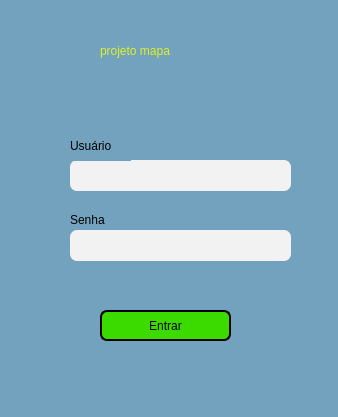
<?xml version="1.0" encoding="UTF-8"?>
<ui version="4.0">
 <class>mwlogin</class>
 <widget class="QMainWindow" name="mwlogin">
  <property name="geometry">
   <rect>
    <x>0</x>
    <y>0</y>
    <width>338</width>
    <height>417</height>
   </rect>
  </property>
  <property name="minimumSize">
   <size>
    <width>338</width>
    <height>0</height>
   </size>
  </property>
  <property name="windowTitle">
   <string>Login</string>
  </property>
  <property name="windowIcon">
   <iconset>
    <normaloff>Leitura_de_mapa/icons/senha.png</normaloff>Leitura_de_mapa/icons/senha.png</iconset>
  </property>
  <property name="accessibleDescription">
   <string/>
  </property>
  <property name="styleSheet">
   <string notr="true">background-color:rgb(115, 162, 191);</string>
  </property>
  <widget class="QWidget" name="centralwidget">
   <widget class="QLineEdit" name="edtsenha">
    <property name="geometry">
     <rect>
      <x>70</x>
      <y>230</y>
      <width>221</width>
      <height>31</height>
     </rect>
    </property>
    <property name="styleSheet">
     <string notr="true">background-color: rgb(242, 242, 242);
font: 16pt &quot;MS Shell Dlg 2&quot;;
border-top-left-radius: 7px;
border-top-right-radius: 7px;
border-bottom-right-radius: 7px;
border-bottom-left-radius: 7px;</string>
    </property>
    <property name="maxLength">
     <number>15</number>
    </property>
    <property name="echoMode">
     <enum>QLineEdit::Password</enum>
    </property>
   </widget>
   <widget class="QLineEdit" name="edtusuario">
    <property name="geometry">
     <rect>
      <x>70</x>
      <y>160</y>
      <width>221</width>
      <height>31</height>
     </rect>
    </property>
    <property name="styleSheet">
     <string notr="true">background-color: rgb(242, 242, 242);
font: 16pt &quot;'Lato', sans-serif&quot;;
	border-top-left-radius: 7px;
	border-top-right-radius: 7px;
	border-bottom-right-radius: 7px;
	border-bottom-left-radius: 7px;</string>
    </property>
    <property name="maxLength">
     <number>15</number>
    </property>
   </widget>
   <widget class="QLabel" name="lbliconsenha">
    <property name="geometry">
     <rect>
      <x>10</x>
      <y>220</y>
      <width>41</width>
      <height>41</height>
     </rect>
    </property>
    <property name="text">
     <string/>
    </property>
    <property name="pixmap">
     <pixmap>Leitura_de_mapa/icons/senha.png</pixmap>
    </property>
    <property name="scaledContents">
     <bool>true</bool>
    </property>
   </widget>
   <widget class="QLabel" name="lblsenha">
    <property name="geometry">
     <rect>
      <x>70</x>
      <y>210</y>
      <width>51</width>
      <height>20</height>
     </rect>
    </property>
    <property name="styleSheet">
     <string notr="true">font: 12pt &quot;'Lato', sans-serif;&quot;
</string>
    </property>
    <property name="text">
     <string>Senha</string>
    </property>
   </widget>
   <widget class="QLabel" name="lblusuario">
    <property name="geometry">
     <rect>
      <x>70</x>
      <y>130</y>
      <width>61</width>
      <height>31</height>
     </rect>
    </property>
    <property name="styleSheet">
     <string notr="true">font: 12pt &quot;'Lato', sans-serif;&quot;
</string>
    </property>
    <property name="text">
     <string>Usuário</string>
    </property>
   </widget>
   <widget class="QLabel" name="lbliconusuario">
    <property name="geometry">
     <rect>
      <x>10</x>
      <y>150</y>
      <width>47</width>
      <height>41</height>
     </rect>
    </property>
    <property name="text">
     <string/>
    </property>
    <property name="pixmap">
     <pixmap>Leitura_de_mapa/icons/do-utilizador.png</pixmap>
    </property>
    <property name="scaledContents">
     <bool>true</bool>
    </property>
   </widget>
   <widget class="QPushButton" name="btnentrar">
    <property name="geometry">
     <rect>
      <x>100</x>
      <y>310</y>
      <width>131</width>
      <height>31</height>
     </rect>
    </property>
    <property name="styleSheet">
     <string notr="true">QPushButton{
	border: 2px;
	border-color: black;
	border-top-left-radius: 7px;
	border-top-right-radius: 7px;
	border-bottom-right-radius: 7px;
	border-bottom-left-radius: 7px;
	border-style: outset;
	background-color: rgb(59, 219, 0);
	font: 16pt &quot;'Lato, sans-serif&quot;;}
QPushButton:pressed{
	font: 16pt &quot;'Lato, sans-serif&quot;;
	border: 2px;
	border-color: #DBF227;
	border-top-left-radius: 7px;
	border-top-right-radius: 7px;
	border-bottom-right-radius: 7px;
	border-bottom-left-radius: 7px;
	border-style: outset;
	background-color: rgb(59, 219, 0);
}</string>
    </property>
    <property name="text">
     <string>Entrar</string>
    </property>
    <property name="icon">
     <iconset>
      <normaloff>Leitura_de_mapa/icons/entrar.png</normaloff>Leitura_de_mapa/icons/entrar.png</iconset>
    </property>
   </widget>
   <widget class="QLabel" name="lbltitulo">
    <property name="geometry">
     <rect>
      <x>100</x>
      <y>20</y>
      <width>221</width>
      <height>61</height>
     </rect>
    </property>
    <property name="styleSheet">
     <string notr="true">color: rgb(219, 242, 39);
font: 63 24pt &quot;Open Sans Semibold&quot;;</string>
    </property>
    <property name="text">
     <string>projeto mapa</string>
    </property>
   </widget>
   <widget class="QLabel" name="lblimagemglobo">
    <property name="geometry">
     <rect>
      <x>20</x>
      <y>20</y>
      <width>61</width>
      <height>71</height>
     </rect>
    </property>
    <property name="text">
     <string/>
    </property>
    <property name="pixmap">
     <pixmap>Leitura_de_mapa/icons/globo.png</pixmap>
    </property>
    <property name="scaledContents">
     <bool>true</bool>
    </property>
   </widget>
  </widget>
 </widget>
 <resources/>
 <connections/>
</ui>
